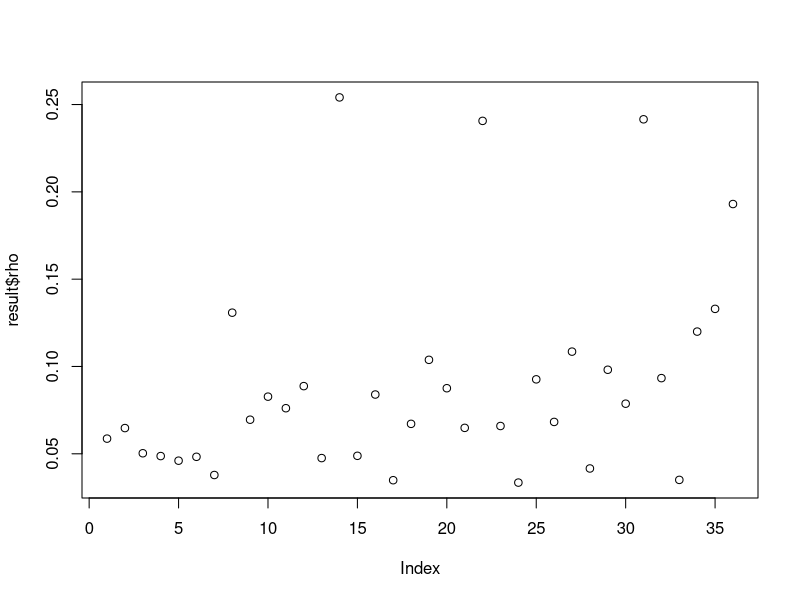
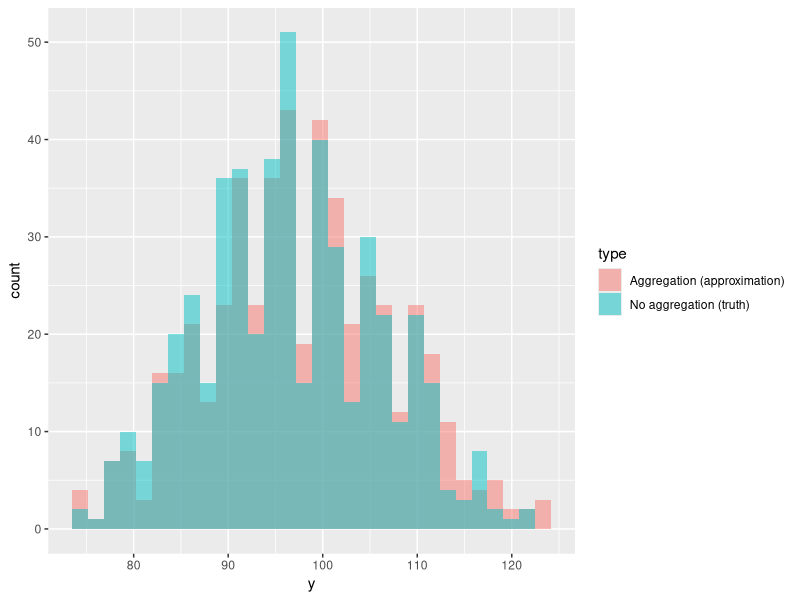
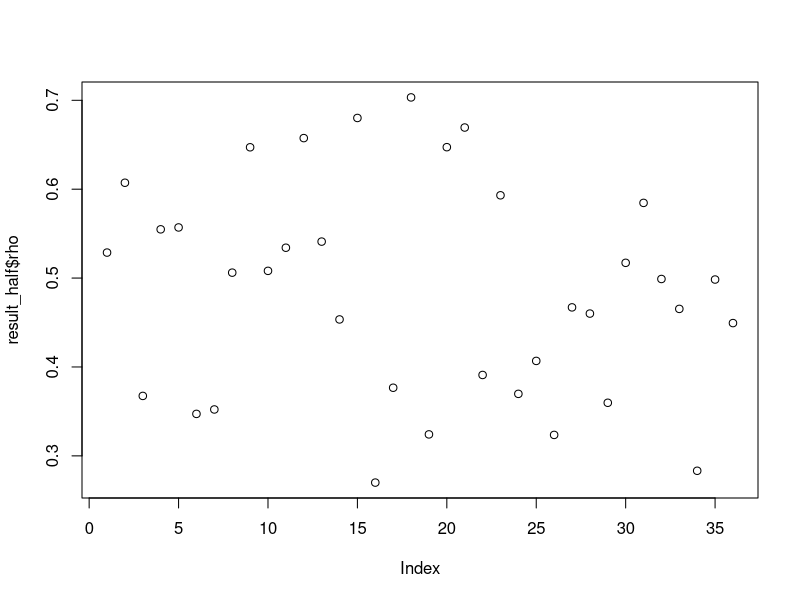
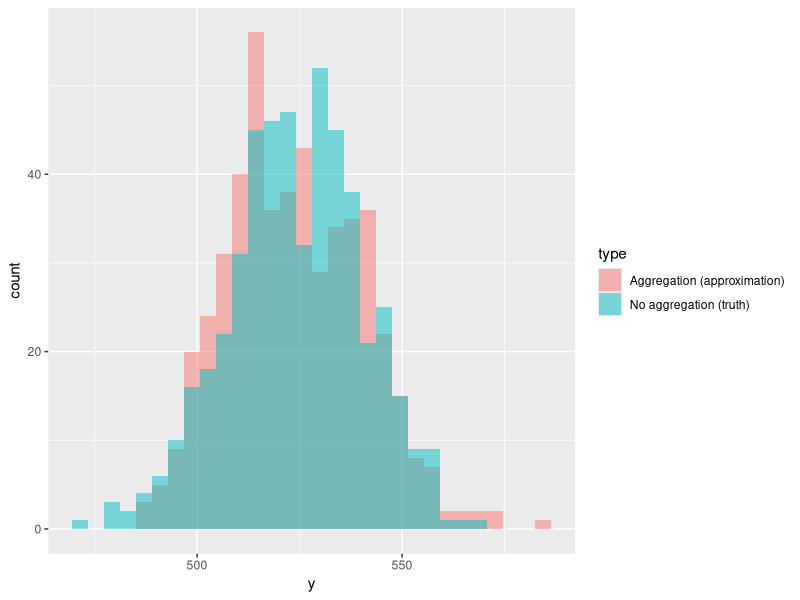

R code for these plots, in order:
## ---- chunk 1
library(ggplot2)
library(magrittr)
## ---- chunk 2
experiment <- function(nsim, n, phi_mean, phi_sd, y_sample_size) {
  phi <- rnorm(n, phi_mean, phi_sd)
  rho <- plogis(phi)
  m <- rep(y_sample_size, n)
  
  # Without aggregation
  y <- replicate(nsim, rbinom(n, m, rho), simplify = FALSE)
  y <- lapply(y, sum)
  
  # With aggregation (at the level of the latent field)
  y_agg <- replicate(nsim, rbinom(1, sum(m), weighted.mean(rho)), simplify = FALSE)
  
  return(list(y = unlist(y), y_agg = unlist(y_agg), phi = phi, rho = rho))
}
## ---- chunk 3
nsim <- 500
n <- 36
result <- experiment(nsim, n, -2.5, 0.5, 30)
## ---- chunk 4
plot(result$rho)
## ---- chunk 5
hist_fun <- function(result) {
  data.frame(type = c(rep("No aggregation (truth)", nsim), rep("Aggregation (approximation)", nsim)),
             y    = c(result$y, result$y_agg)) %>%
  ggplot() +
  geom_histogram(aes(x = y, fill = type), alpha = 0.5, position = "identity")
}

hist_fun(result)
## ---- chunk 6
sd(result$y)
sd(result$y_agg)
sd(result$y_agg) / sd(result$y) # Ratio
## ---- chunk 7
result_half <- experiment(nsim, n, 0, 0.5, 30)
## ---- chunk 8
plot(result_half$rho)
## ---- chunk 9
hist_fun(result_half)
## ---- chunk 10
sd(result_half$y)
sd(result_half$y_agg)
sd(result_half$y_agg) / sd(result_half$y) # Ratio
